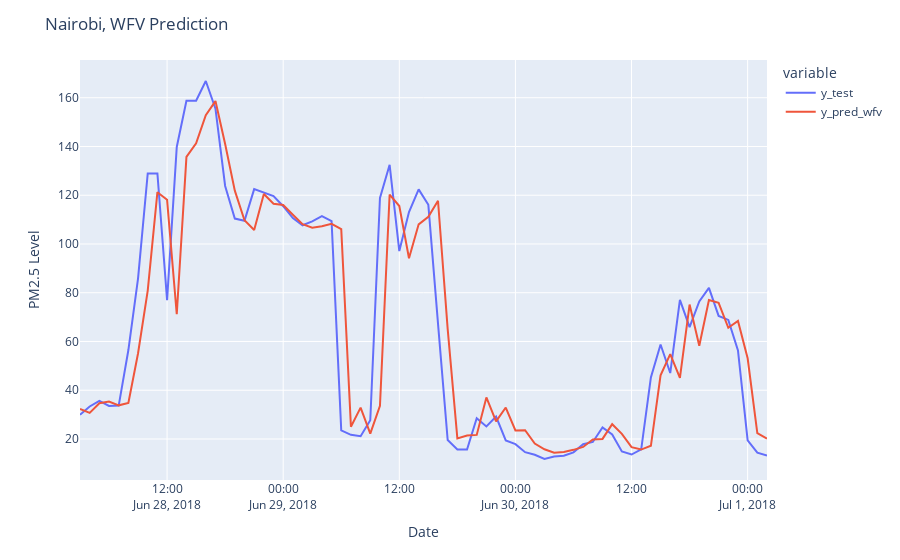

Source (notebook cell):
### Markdown cell above
Put the values for `y_test` and `y_pred_wfv` into the DataFrame `df_pred_test` (don't forget the index). Then plot `df_pred_test` using plotly express. Be sure to label the x-axis as `"Date"` and the y-axis as `"PM2.5 Level"`. Use the title `"Nairobi, WFV Predictions"`.

### Code cell
df_pred_test = pd.DataFrame(
    {
        "y_test":y_test,
        "y_pred_wfv":y_pred_wfv
    }, index = y_test.index
)
fig = px.line(df_pred_test)

fig.update_layout(
    title="Nairobi, WFV Prediction",
    xaxis_title="Date",
    yaxis_title="PM2.5 Level"
)
